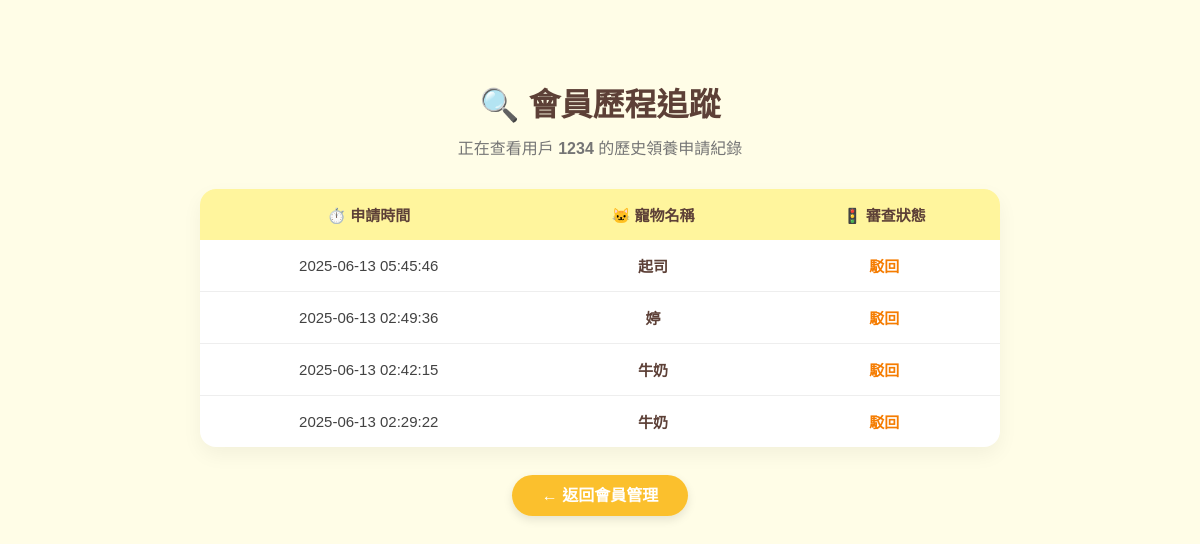
Page /期末報告/view_records.php?user_id=9 (signed in) on the committed database.
### tables this page shows
CREATE TABLE `users` (
  `id` int NOT NULL,
  `username` varchar(50) NOT NULL,
  `nickname` varchar(50) DEFAULT NULL,
  `password` varchar(100) NOT NULL,
  `email` varchar(100) DEFAULT NULL,
  `phone` varchar(20) DEFAULT NULL,
  `avatar` varchar(255) DEFAULT NULL,
  `role` enum('user','admin') NOT NULL
);

CREATE TABLE `adoptions` (
  `id` int NOT NULL,
  `user_id` int NOT NULL,
  `pet_id` int NOT NULL,
  `phone_number` varchar(15) NOT NULL,
  `reason` text NOT NULL,
  `created_at` datetime DEFAULT CURRENT_TIMESTAMP,
  `status` varchar(20) DEFAULT '審核中'
);

CREATE TABLE `pets` (
  `id` int NOT NULL,
  `name` varchar(50) DEFAULT NULL,
  `type` varchar(50) DEFAULT NULL,
  `age` int DEFAULT NULL,
  `image` varchar(255) DEFAULT NULL,
  `status` varchar(20) DEFAULT '可領養'
);

### 期末報告/view_records.php (the view, shortened to what this page needs)
<?php
include('db.php');
$user_id = (int)$_GET['user_id'];
$user_stmt = $conn->prepare("SELECT username FROM users WHERE id = ?");
$user_stmt->bind_param("i", $user_id);
$user_stmt->execute();
$user_result = $user_stmt->get_result();
$user = $user_result->fetch_assoc();
$records_stmt = $conn->prepare("
    SELECT a.created_at, p.name AS pet_name, a.status
    FROM adoptions a
    JOIN pets p ON a.pet_id = p.id
    WHERE a.user_id = ?
    ORDER BY a.created_at DESC
");
$records_stmt->bind_param("i", $user_id);
$records_stmt->execute();
$records = $records_stmt->get_result();
?>
<!DOCTYPE html>
<html lang="zh-Hant">
<head>
</head>
<body>
<h1>🔍 會員歷程追蹤</h1>
<div class="sub-title">正在查看用戶 <strong><?= htmlspecialchars($user['username']) ?></strong> 的歷史領養申請紀錄</div>
<div class="table-container">
    <?php if ($records->num_rows > 0): ?>
    <table>
        <thead>
            <tr>
                <th>⏱️ 申請時間</th>
                <th>🐱 寵物名稱</th>
                <th>🚦 審查狀態</th>
            </tr>
        </thead>
        <tbody>
            <?php while ($record = $records->fetch_assoc()): ?>
                <tr>
                    <td><?= htmlspecialchars($record['created_at']) ?></td>
                    <td><strong style="color:#5d4037;"><?= htmlspecialchars($record['pet_name']) ?></strong></td>
                    <td><span class="status-tag"><?= htmlspecialchars($record['status']) ?></span></td>
                </tr>
            <?php endwhile; ?>
        </tbody>
    </table>
    <?php else: ?>
        <div class="no-data">🍃 該會員目前非常單純，尚無任何毛孩領養申請紀錄。</div>
    <?php endif; ?>
</div>
<div class="top-btn">
    <a href="admin.php?tab=users" class="btn">← 返回會員管理</a>
</div>
</body>
</html>

### 期末報告/view_records.php (style rules this page uses)
body { font-family: 'Noto Sans TC', sans-serif; background-color: #fffde7; padding: 50px 20px; }
h1 { text-align: center; color: #5d4037; font-weight: 700; margin-bottom: 10px; }
.sub-title { text-align: center; color: #757575; margin-bottom: 30px; }
.table-container { max-width: 800px; margin: 0 auto; background: white; border-radius: 16px; overflow: hidden; box-shadow: 0 8px 20px rgba(0,0,0,0.05); }
table { width: 100%; border-collapse: collapse; }
th, td { padding: 15px 20px; text-align: center; font-size: 15px; }
th { background-color: #fff59d; color: #5d4037; font-weight: bold; }
td { border-bottom: 1px solid #eee; color: #424242; }
tr:last-child td { border-bottom: none; }
.status-tag { font-weight: bold; color: #f57c00; }
.top-btn { text-align: center; margin-top: 35px; }
.btn { background-color: #fbc02d; color: white; padding: 12px 30px; text-decoration: none; border-radius: 25px; font-weight: bold; box-shadow: 0 4px 10px rgba(0,0,0,0.1); transition: all 0.2s; }

### rows in the picture
users: username "1234"
adoptions: created_at "2025-06-13 05:45:46", pet.name "起司", status "駁回"
adoptions: created_at "2025-06-13 02:49:36", pet.name "婷", status "駁回"
adoptions: created_at "2025-06-13 02:42:15", pet.name "牛奶", status "駁回"
adoptions: created_at "2025-06-13 02:29:22", pet.name "牛奶", status "駁回"
